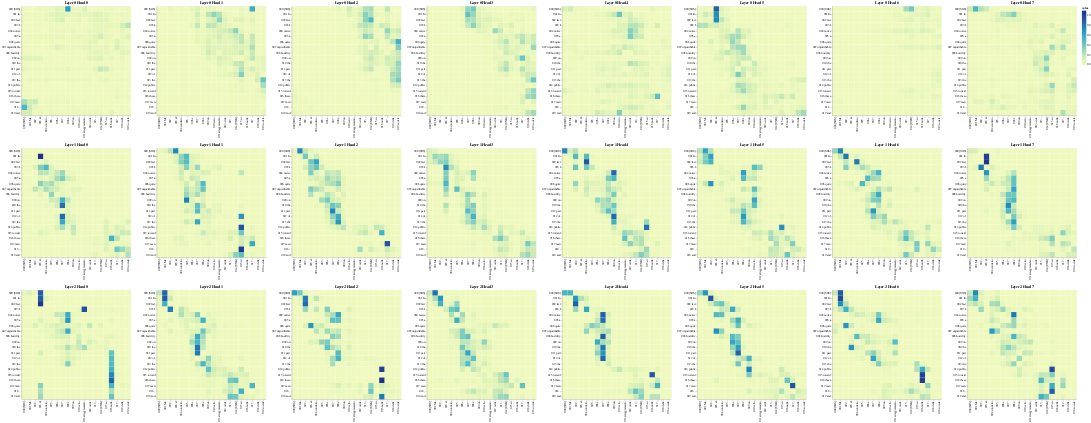

Notebook code cell kept with this figure:
### Code cell
# Cross attention

get_all_attention_maps("encoder-decoder", layers, heads, encoder_input_tokens, decoder_input_tokens, min(20, sentence_len))

### Figure 1 — Vega-Lite specification as saved in the notebook (floating-point values rounded to 4 significant figures; data arrays with more than 128 entries replaced by an {"elided": "..."} marker saying what was removed)
{"config": {"view": {"continuousWidth": 300, "continuousHeight": 300}}, "vconcat": [{"hconcat": [{"data": {"name": "data-b76a6a30006c7c2c2cea7f7a29854d83"}, "mark": {"type": "rect"}, "encoding": {"color": {"field": "value", "type": "quantitative"}, "tooltip": [{"field": "row", "type": "quantitative"}, {"field": "column", "type": "quantitative"}, {"field": "value", "type": "quantitative"}, {"field": "row_token", "type": "nominal"}, {"field": "col_token", "type": "nominal"}], "x": {"axis": {"title": ""}, "field": "col_token", "type": "nominal"}, "y": {"axis": {"title": ""}, "field": "row_token", "type": "nominal"}}, "height": 400, "name": "view_49", "title": "Layer 0 Head 0", "width": 400}, {"data": {"name": "data-77ce244c47c1951246f2cd21b25e2947"}, "mark": {"type": "rect"}, "encoding": {"color": {"field": "value", "type": "quantitative"}, "tooltip": [{"field": "row", "type": "quantitative"}, {"field": "column", "type": "quantitative"}, {"field": "value", "type": "quantitative"}, {"field": "row_token", "type": "nominal"}, {"field": "col_token", "type": "nominal"}], "x": {"axis": {"title": ""}, "field": "col_token", "type": "nominal"}, "y": {"axis": {"title": ""}, "field": "row_token", "type": "nominal"}}, "height": 400, "name": "view_50", "title": "Layer 0 Head 1", "width": 400}, {"data": {"name": "data-2ab10847c4e59ad29496a9b8d07fe281"}, "mark": {"type": "rect"}, "encoding": {"color": {"field": "value", "type": "quantitative"}, "tooltip": [{"field": "row", "type": "quantitative"}, {"field": "column", "type": "quantitative"}, {"field": "value", "type": "quantitative"}, {"field": "row_token", "type": "nominal"}, {"field": "col_token", "type": "nominal"}], "x": {"axis": {"title": ""}, "field": "col_token", "type": "nominal"}, "y": {"axis": {"title": ""}, "field": "row_token", "type": "nominal"}}, "height": 400, "name": "view_51", "title": "Layer 0 Head 2", "width": 400}, {"data": {"name": "data-3434935797632b76621919b0f216423d"}, "mark": {"type": "rect"}, "encoding": {"color": {"field": "value", "type": "quantitative"}, "tooltip": [{"field": "row", "type": "quantitative"}, {"field": "column", "type": "quantitative"}, {"field": "value", "type": "quantitative"}, {"field": "row_token", "type": "nominal"}, {"field": "col_token", "type": "nominal"}], "x": {"axis": {"title": ""}, "field": "col_token", "type": "nominal"}, "y": {"axis": {"title": ""}, "field": "row_token", "type": "nominal"}}, "height": 400, "name": "view_52", "title": "Layer 0 Head 3", "width": 400}, {"data": {"name": "data-f0d20e363078fa085856c8121fad6728"}, "mark": {"type": "rect"}, "encoding": {"color": {"field": "value", "type": "quantitative"}, "tooltip": [{"field": "row", "type": "quantitative"}, {"field": "column", "type": "quantitative"}, {"field": "value", "type": "quantitative"}, {"field": "row_token", "type": "nominal"}, {"field": "col_token", "type": "nominal"}], "x": {"axis": {"title": ""}, "field": "col_token", "type": "nominal"}, "y": {"axis": {"title": ""}, "field": "row_token", "type": "nominal"}}, "height": 400, "name": "view_53", "title": "Layer 0 Head 4", "width": 400}, {"data": {"name": "data-ff037c8d9ac1f07059fa06dca3b4e198"}, "mark": {"type": "rect"}, "encoding": {"color": {"field": "value", "type": "quantitative"}, "tooltip": [{"field": "row", "type": "quantitative"}, {"field": "column", "type": "quantitative"}, {"field": "value", "type": "quantitative"}, {"field": "row_token", "type": "nominal"}, {"field": "col_token", "type": "nominal"}], "x": {"axis": {"title": ""}, "field": "col_token", "type": "nominal"}, "y": {"axis": {"title": ""}, "field": "row_token", "type": "nominal"}}, "height": 400, "name": "view_54", "title": "Layer 0 Head 5", "width": 400}, {"data": {"name": "data-5e35cb6d55bdd1fa931b88423d327150"}, "mark": {"type": "rect"}, "encoding": {"color": {"field": "value", "type": "quantitative"}, "tooltip": [{"field": "row", "type": "quantitative"}, {"field": "column", "type": "quantitative"}, {"field": "value", "type": "quantitative"}, {"field": "row_token", "type": "nominal"}, {"field": "col_token", "type": "nominal"}], "x": {"axis": {"title": ""}, "field": "col_token", "type": "nominal"}, "y": {"axis": {"title": ""}, "field": "row_token", "type": "nominal"}}, "height": 400, "name": "view_55", "title": "Layer 0 Head 6", "width": 400}, {"data": {"name": "data-25f7e99f149867d8c341bd07f412c764"}, "mark": {"type": "rect"}, "encoding": {"color": {"field": "value", "type": "quantitative"}, "tooltip": [{"field": "row", "type": "quantitative"}, {"field": "column", "type": "quantitative"}, {"field": "value", "type": "quantitative"}, {"field": "row_token", "type": "nominal"}, {"field": "col_token", "type": "nominal"}], "x": {"axis": {"title": ""}, "field": "col_token", "type": "nominal"}, "y": {"axis": {"title": ""}, "field": "row_token", "type": "nominal"}}, "height": 400, "name": "view_56", "title": "Layer 0 Head 7", "width": 400}]}, {"hconcat": [{"data": {"name": "data-5edd9ce64e087722d6833e57d561de49"}, "mark": {"type": "rect"}, "encoding": {"color": {"field": "value", "type": "quantitative"}, "tooltip": [{"field": "row", "type": "quantitative"}, {"field": "column", "type": "quantitative"}, {"field": "value", "type": "quantitative"}, {"field": "row_token", "type": "nominal"}, {"field": "col_token", "type": "nominal"}], "x": {"axis": {"title": ""}, "field": "col_token", "type": "nominal"}, "y": {"axis": {"title": ""}, "field": "row_token", "type": "nominal"}}, "height": 400, "name": "view_57", "title": "Layer 1 Head 0", "width": 400}, {"data": {"name": "data-81bef4f3257ce318f3641a7b6d87219f"}, "mark": {"type": "rect"}, "encoding": {"color": {"field": "value", "type": "quantitative"}, "tooltip": [{"field": "row", "type": "quantitative"}, {"field": "column", "type": "quantitative"}, {"field": "value", "type": "quantitative"}, {"field": "row_token", "type": "nominal"}, {"field": "col_token", "type": "nominal"}], "x": {"axis": {"title": ""}, "field": "col_token", "type": "nominal"}, "y": {"axis": {"title": ""}, "field": "row_token", "type": "nominal"}}, "height": 400, "name": "view_58", "title": "Layer 1 Head 1", "width": 400}, {"data": {"name": "data-1596021adce80627b00e636820f1e840"}, "mark": {"type": "rect"}, "encoding": {"color": {"field": "value", "type": "quantitative"}, "tooltip": [{"field": "row", "type": "quantitative"}, {"field": "column", "type": "quantitative"}, {"field": "value", "type": "quantitative"}, {"field": "row_token", "type": "nominal"}, {"field": "col_token", "type": "nominal"}], "x": {"axis": {"title": ""}, "field": "col_token", "type": "nominal"}, "y": {"axis": {"title": ""}, "field": "row_token", "type": "nominal"}}, "height": 400, "name": "view_59", "title": "Layer 1 Head 2", "width": 400}, {"data": {"name": "data-440f9e64fe8597f52fbbf75634cf589d"}, "mark": {"type": "rect"}, "encoding": {"color": {"field": "value", "type": "quantitative"}, "tooltip": [{"field": "row", "type": "quantitative"}, {"field": "column", "type": "quantitative"}, {"field": "value", "type": "quantitative"}, {"field": "row_token", "type": "nominal"}, {"field": "col_token", "type": "nominal"}], "x": {"axis": {"title": ""}, "field": "col_token", "type": "nominal"}, "y": {"axis": {"title": ""}, "field": "row_token", "type": "nominal"}}, "height": 400, "name": "view_60", "title": "Layer 1 Head 3", "width": 400}, {"data": {"name": "data-772ed264824654f72cc9ba8abe4ee1f9"}, "mark": {"type": "rect"}, "encoding": {"color": {"field": "value", "type": "quantitative"}, "tooltip": [{"field": "row", "type": "quantitative"}, {"field": "column", "type": "quantitative"}, {"field": "value", "type": "quantitative"}, {"field": "row_token", "type": "nominal"}, {"field": "col_token", "type": "nominal"}], "x": {"axis": {"title": ""}, "field": "col_token", "type": "nominal"}, "y": {"axis": {"title": ""}, "field": "row_token", "type": "nominal"}}, "height": 400, "name": "view_61", "title": "Layer 1 Head 4", "width": 400}, {"data": {"name": "data-0fdaa872924bfc4b025d847bba67ccbc"}, "mark": {"type": "rect"}, "encoding": {"color": {"field": "value", "type": "quantitative"}, "tooltip": [{"field": "row", "type": "quantitative"}, {"field": "column", "type": "quantitative"}, {"field": "value", "type": "quantitative"}, {"field": "row_token", "type": "nominal"}, {"field": "col_token", "type": "nominal"}], "x": {"axis": {"title": ""}, "field": "col_token", "type": "nominal"}, "y": {"axis": {"title": ""}, "field": "row_token", "type": "nominal"}}, "height": 400, "name": "view_62", "title": "Layer 1 Head 5", "width": 400}, {"data": {"name": "data-255ecb9e55da60b7cf186b8a8bae6a8c"}, "mark": {"type": "rect"}, "encoding": {"color": {"field": "value", "type": "quantitative"}, "tooltip": [{"field": "row", "type": "quantitative"}, {"field": "column", "type": "quantitative"}, {"field": "value", "type": "quantitative"}, {"field": "row_token", "type": "nominal"}, {"field": "col_token", "type": "nominal"}], "x": {"axis": {"title": ""}, "field": "col_token", "type": "nominal"}, "y": {"axis": {"title": ""}, "field": "row_token", "type": "nominal"}}, "height": 400, "name": "view_63", "title": "Layer 1 Head 6", "width": 400}, {"data": {"name": "data-b1de2c7405032f1ddd606c414b1ee7e3"}, "mark": {"type": "rect"}, "encoding": {"color": {"field": "value", "type": "quantitative"}, "tooltip": [{"field": "row", "type": "quantitative"}, {"field": "column", "type": "quantitative"}, {"field": "value", "type": "quantitative"}, {"field": "row_token", "type": "nominal"}, {"field": "col_token", "type": "nominal"}], "x": {"axis": {"title": ""}, "field": "col_token", "type": "nominal"}, "y": {"axis": {"title": ""}, "field": "row_token", "type": "nominal"}}, "height": 400, "name": "view_64", "title": "Layer 1 Head 7", "width": 400}]}, {"hconcat": [{"data": {"name": "data-478e46fc34f81463051ac7ad7fee8d88"}, "mark": {"type": "rect"}, "encoding": {"color": {"field": "value", "type": "quantitative"}, "tooltip": [{"field": "row", "type": "quantitative"}, {"field": "column", "type": "quantitative"}, {"field": "value", "type": "quantitative"}, {"field": "row_token", "type": "nominal"}, {"field": "col_token", "type": "nominal"}], "x": {"axis": {"title": ""}, "field": "col_token", "type": "nominal"}, "y": {"axis": {"title": ""}, "field": "row_token", "type": "nominal"}}, "height": 400, "name": "view_65", "title": "Layer 2 Head 0", "width": 400}, {"data": {"name": "data-7fb0c87565a0df4af216cb95556d9791"}, "mark": {"type": "rect"}, "encoding": {"color": {"field": "value", "type": "quantitative"}, "tooltip": [{"field": "row", "type": "quantitative"}, {"field": "column", "type": "quantitative"}, {"field": "value", "type": "quantitative"}, {"field": "row_token", "type": "nominal"}, {"field": "col_token", "type": "nominal"}], "x": {"axis": {"title": ""}, "field": "col_token", "type": "nominal"}, "y": {"axis": {"title": ""}, "field": "row_token", "type": "nominal"}}, "height": 400, "name": "view_66", "title": "Layer 2 Head 1", "width": 400}, {"data": {"name": "data-254c64aac429d8faeba2fc3e5abd386a"}, "mark": {"type": "rect"}, "encoding": {"color": {"field": "value", "type": "quantitative"}, "tooltip": [{"field": "row", "type": "quantitative"}, {"field": "column", "type": "quantitative"}, {"field": "value", "type": "quantitative"}, {"field": "row_token", "type": "nominal"}, {"field": "col_token", "type": "nominal"}], "x": {"axis": {"title": ""}, "field": "col_token", "type": "nominal"}, "y": {"axis": {"title": ""}, "field": "row_token", "type": "nominal"}}, "height": 400, "name": "view_67", "title": "Layer 2 Head 2", "width": 400}, {"data": {"name": "data-98973f1a7d64f3520730e50ba8e8902c"}, "mark": {"type": "rect"}, "encoding": {"color": {"field": "value", "type": "quantitative"}, "tooltip": [{"field": "row", "type": "quantitative"}, {"field": "column", "type": "quantitative"}, {"field": "value", "type": "quantitative"}, {"field": "row_token", "type": "nominal"}, {"field": "col_token", "type": "nominal"}], "x": {"axis": {"title": ""}, "field": "col_token", "type": "nominal"}, "y": {"axis": {"title": ""}, "field": "row_token", "type": "nominal"}}, "height": 400, "name": "view_68", "title": "Layer 2 Head 3", "width": 400}, {"data": {"name": "data-fb09fa6ee78ae6a84af90c50e07fe113"}, "mark": {"type": "rect"}, "encoding": {"color": {"field": "value", "type": "quantitative"}, "tooltip": [{"field": "row", "type": "quantitative"}, {"field": "column", "type": "quantitative"}, {"field": "value", "type": "quantitative"}, {"field": "row_token", "type": "nominal"}, {"field": "col_token", "type": "nominal"}], "x": {"axis": {"title": ""}, "field": "col_token", "type": "nominal"}, "y": {"axis": {"title": ""}, "field": "row_token", "type": "nominal"}}, "height": 400, "name": "view_69", "title": "Layer 2 Head 4", "width": 400}, {"data": {"name": "data-ed431250588baf233ac6c72b09767120"}, "mark": {"type": "rect"}, "encoding": {"color": {"field": "value", "type": "quantitative"}, "tooltip": [{"field": "row", "type": "quantitative"}, {"field": "column", "type": "quantitative"}, {"field": "value", "type": "quantitative"}, {"field": "row_token", "type": "nominal"}, {"field": "col_token", "type": "nominal"}], "x": {"axis": {"title": ""}, "field": "col_token", "type": "nominal"}, "y": {"axis": {"title": ""}, "field": "row_token", "type": "nominal"}}, "height": 400, "name": "view_70", "title": "Layer 2 Head 5", "width": 400}, {"data": {"name": "data-648f3eefa9fb561f6757eee22e625d34"}, "mark": {"type": "rect"}, "encoding": {"color": {"field": "value", "type": "quantitative"}, "tooltip": [{"field": "row", "type": "quantitative"}, {"field": "column", "type": "quantitative"}, {"field": "value", "type": "quantitative"}, {"field": "row_token", "type": "nominal"}, {"field": "col_token", "type": "nominal"}], "x": {"axis": {"title": ""}, "field": "col_token", "type": "nominal"}, "y": {"axis": {"title": ""}, "field": "row_token", "type": "nominal"}}, "height": 400, "name": "view_71", "title": "Layer 2 Head 6", "width": 400}, {"data": {"name": "data-0adfa1139d3243c9d23fd7f0835b951c"}, "mark": {"type": "rect"}, "encoding": {"color": {"field": "value", "type": "quantitative"}, "tooltip": [{"field": "row", "type": "quantitative"}, {"field": "column", "type": "quantitative"}, {"field": "value", "type": "quantitative"}, {"field": "row_token", "type": "nominal"}, {"field": "col_token", "type": "nominal"}], "x": {"axis": {"title": ""}, "field": "col_token", "type": "nominal"}, "y": {"axis": {"title": ""}, "field": "row_token", "type": "nominal"}}, "height": 400, "name": "view_72", "title": "Layer 2 Head 7", "width": 400}]}], "params": [{"name": "param_49", "select": {"type": "interval", "encodings": ["x", "y"]}, "bind": "scales", "views": ["view_49"]}, {"name": "param_50", "select": {"type": "interval", "encodings": ["x", "y"]}, "bind": "scales", "views": ["view_50"]}, {"name": "param_51", "select": {"type": "interval", "encodings": ["x", "y"]}, "bind": "scales", "views": ["view_51"]}, {"name": "param_52", "select": {"type": "interval", "encodings": ["x", "y"]}, "bind": "scales", "views": ["view_52"]}, {"name": "param_53", "select": {"type": "interval", "encodings": ["x", "y"]}, "bind": "scales", "views": ["view_53"]}, {"name": "param_54", "select": {"type": "interval", "encodings": ["x", "y"]}, "bind": "scales", "views": ["view_54"]}, {"name": "param_55", "select": {"type": "interval", "encodings": ["x", "y"]}, "bind": "scales", "views": ["view_55"]}, {"name": "param_56", "select": {"type": "interval", "encodings": ["x", "y"]}, "bind": "scales", "views": ["view_56"]}, {"name": "param_57", "select": {"type": "interval", "encodings": ["x", "y"]}, "bind": "scales", "views": ["view_57"]}, {"name": "param_58", "select": {"type": "interval", "encodings": ["x", "y"]}, "bind": "scales", "views": ["view_58"]}, {"name": "param_59", "select": {"type": "interval", "encodings": ["x", "y"]}, "bind": "scales", "views": ["view_59"]}, {"name": "param_60", "select": {"type": "interval", "encodings": ["x", "y"]}, "bind": "scales", "views": ["view_60"]}, {"name": "param_61", "select": {"type": "interval", "encodings": ["x", "y"]}, "bind": "scales", "views": ["view_61"]}, {"name": "param_62", "select": {"type": "interval", "encodings": ["x", "y"]}, "bind": "scales", "views": ["view_62"]}, {"name": "param_63", "select": {"type": "interval", "encodings": ["x", "y"]}, "bind": "scales", "views": ["view_63"]}, {"name": "param_64", "select": {"type": "interval", "encodings": ["x", "y"]}, "bind": "scales", "views": ["view_64"]}, {"name": "param_65", "select": {"type": "interval", "encodings": ["x", "y"]}, "bind": "scales", "views": ["view_65"]}, {"name": "param_66", "select": {"type": "interval", "encodings": ["x", "y"]}, "bind": "scales", "views": ["view_66"]}, {"name": "param_67", "select": {"type": "interval", "encodings": ["x", "y"]}, "bind": "scales", "views": ["view_67"]}, {"name": "param_68", "select": {"type": "interval", "encodings": ["x", "y"]}, "bind": "scales", "views": ["view_68"]}, {"name": "param_69", "select": {"type": "interval", "encodings": ["x", "y"]}, "bind": "scales", "views": ["view_69"]}, {"name": "param_70", "select": {"type": "interval", "encodings": ["x", "y"]}, "bind": "scales", "views": ["view_70"]}, {"name": "param_71", "select": {"type": "interval", "encodings": ["x", "y"]}, "bind": "scales", "views": ["view_71"]}, {"name": "param_72", "select": {"type": "interval", "encodings": ["x", "y"]}, "bind": "scales", "views": ["view_72"]}], "$schema": "https://vega.github.io/schema/vega-lite/v5.15.1.json", "datasets": {"data-b76a6a30006c7c2c2cea7f7a29854d83": {"elided": "400 records"}, "data-77ce244c47c1951246f2cd21b25e2947": {"elided": "400 records"}, "data-2ab10847c4e59ad29496a9b8d07fe281": {"elided": "400 records"}, "data-3434935797632b76621919b0f216423d": {"elided": "400 records"}, "data-f0d20e363078fa085856c8121fad6728": {"elided": "400 records"}, "data-ff037c8d9ac1f07059fa06dca3b4e198": {"elided": "400 records"}, "data-5e35cb6d55bdd1fa931b88423d327150": {"elided": "400 records"}, "data-25f7e99f149867d8c341bd07f412c764": {"elided": "400 records"}, "data-5edd9ce64e087722d6833e57d561de49": {"elided": "400 records"}, "data-81bef4f3257ce318f3641a7b6d87219f": {"elided": "400 records"}, "data-1596021adce80627b00e636820f1e840": {"elided": "400 records"}, "data-440f9e64fe8597f52fbbf75634cf589d": {"elided": "400 records"}, "data-772ed264824654f72cc9ba8abe4ee1f9": {"elided": "400 records"}, "data-0fdaa872924bfc4b025d847bba67ccbc": {"elided": "400 records"}, "data-255ecb9e55da60b7cf186b8a8bae6a8c": {"elided": "400 records"}, "data-b1de2c7405032f1ddd606c414b1ee7e3": {"elided": "400 records"}, "data-478e46fc34f81463051ac7ad7fee8d88": {"elided": "400 records"}, "data-7fb0c87565a0df4af216cb95556d9791": {"elided": "400 records"}, "data-254c64aac429d8faeba2fc3e5abd386a": {"elided": "400 records"}, "data-98973f1a7d64f3520730e50ba8e8902c": {"elided": "400 records"}, "data-fb09fa6ee78ae6a84af90c50e07fe113": {"elided": "400 records"}, "data-ed431250588baf233ac6c72b09767120": {"elided": "400 records"}, "data-648f3eefa9fb561f6757eee22e625d34": {"elided": "400 records"}, "data-0adfa1139d3243c9d23fd7f0835b951c": {"elided": "400 records"}}}
